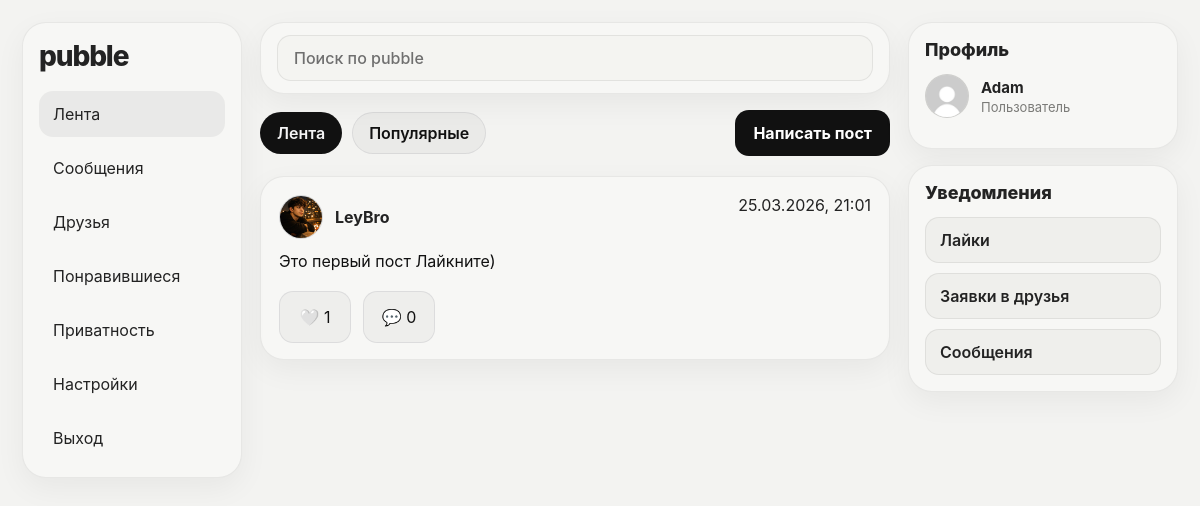
Page / (signed in) on the committed database.
### tables this page shows
CREATE TABLE posts (
            id INTEGER PRIMARY KEY AUTOINCREMENT,
            author_id INTEGER NOT NULL,
            content TEXT NOT NULL,
            created_at TIMESTAMP DEFAULT CURRENT_TIMESTAMP, image_url TEXT DEFAULT '',
            FOREIGN KEY (author_id) REFERENCES users (id)
        );

CREATE TABLE users (
            id INTEGER PRIMARY KEY AUTOINCREMENT,
            username TEXT NOT NULL UNIQUE,
            email TEXT NOT NULL UNIQUE,
            password TEXT NOT NULL,
            created_at TIMESTAMP DEFAULT CURRENT_TIMESTAMP
        , bio TEXT DEFAULT '', avatar_url TEXT DEFAULT '', message_privacy TEXT DEFAULT 'everyone', is_profile_private INTEGER DEFAULT 0, hide_posts INTEGER DEFAULT 0, hide_profile_photos INTEGER DEFAULT 0, email_verified INTEGER DEFAULT 0, email_verification_code TEXT DEFAULT '', password_reset_code TEXT DEFAULT '', password_reset_expires TEXT DEFAULT '', posts_visibility TEXT DEFAULT 'everyone', photos_visibility TEXT DEFAULT 'everyone', last_seen_at TIMESTAMP, is_banned INTEGER DEFAULT 0, ban_reason TEXT DEFAULT '', banned_at TIMESTAMP, is_admin INTEGER DEFAULT 0, is_moderator INTEGER DEFAULT 0);

### app.py (the view, shortened to what this page needs)
@app.route("/")
def index():
    with get_db_connection() as conn:
        if session.get("user_id"):
            posts = conn.execute("""
                SELECT
                    posts.id,
                    posts.author_id,
                    posts.content,
                    posts.image_url,
                    posts.created_at,
                    users.username,
                    users.avatar_url,
                    COUNT(DISTINCT likes.id) AS likes_count,
                    COUNT(DISTINCT comments.id) AS comments_count,
                    MAX(CASE WHEN likes.user_id = ? THEN 1 ELSE 0 END) AS is_liked
                FROM posts
                JOIN users ON posts.author_id = users.id
                LEFT JOIN likes ON posts.id = likes.post_id
                LEFT JOIN comments ON posts.id = comments.post_id
                GROUP BY posts.id
                ORDER BY posts.created_at DESC
            """, (session["user_id"],)).fetchall()
        friends_notifications, messages_notifications = get_notifications(conn, session.get("user_id"))
    return render_template(
        "index.html",
        posts=posts,
        friends_notifications=friends_notifications,
        messages_notifications=messages_notifications
    )

### app.py (called while the page is built)
def update_last_seen(user_id):
    if not user_id:
        return
    with get_db_connection() as conn:
        conn.execute("""
            UPDATE users
            SET last_seen_at = CURRENT_TIMESTAMP
            WHERE id = ?
        """, (user_id,))
        conn.commit()

def get_db_connection():
    conn = sqlite3.connect(DATABASE, timeout=10)
    conn.row_factory = sqlite3.Row
    return conn

def get_notifications(conn, user_id):
    if not user_id:
        return 0, 0
    friends_notifications = conn.execute("""
        SELECT COUNT(*)
        FROM friend_requests
        WHERE receiver_id = ? AND status = 'pending'
    """, (user_id,)).fetchone()[0]
    messages_notifications = conn.execute("""
        SELECT COUNT(*)
        FROM messages
        WHERE is_read = 0
          AND sender_id != ?
          AND conversation_id IN (
              SELECT id FROM conversations
              WHERE user1_id = ? OR user2_id = ?
          )
    """, (user_id, user_id, user_id)).fetchone()[0]
    return friends_notifications, messages_notifications

def is_admin_user(conn, user_id):
    if not user_id:
        return False
    user = conn.execute(
        "SELECT is_admin FROM users WHERE id = ?",
        (user_id,)
    ).fetchone()
    return bool(user and "is_admin" in user.keys() and user["is_admin"] == 1)

def is_moderator_user(conn, user_id):
    if not user_id:
        return False
    user = conn.execute(
        "SELECT is_moderator FROM users WHERE id = ?",
        (user_id,)
    ).fetchone()
    return bool(user and "is_moderator" in user.keys() and user["is_moderator"] == 1)

@app.before_request
def chek_maintenance():
    if MAINTENANCE_MODE:
        return "Сайт на техническом обслуживании.", 503

@app.before_request
def before_request_handler():
    if session.get("user_id"):
        update_last_seen(session["user_id"])

### templates/index.html (shortened to what this page needs)
{% extends "base.html" %}
{% block content %}
{% if not session.get("user_id") %}
    <div class="guest-center">
        <div class="guest-card">
            <h1>Добро пожаловать в Pubble</h1>
            <p>Общайся, делись постами и находи друзей.</p>
            <div class="guest-buttons">
                <a href="/login" class="btn-primary">Войти</a>
                <a href="/register" class="btn-secondary">Регистрация</a>
            </div>
        </div>
    </div>
{% else %}
    <div class="page-top">
        <div class="feed-tabs">
            <a href="/" class="feed-tab {% if request.args.get('tab') != 'popular' %}active{% endif %}">Лента</a>
            <a href="/?tab=popular" class="feed-tab {% if request.args.get('tab') == 'popular' %}active{% endif %}">Популярные</a>
        </div>
        <a class="main-button" href="/create-post">Написать пост</a>
    </div>
    <div class="posts">
        {% if posts %}
            {% for post in posts %}
                <div class="post">
                    <div class="post-header">
                        <div class="post-author-block">
                            <img
                                src="{{ url_for('static', filename=(post.avatar_url or 'default-avatar.jpg')) }}"
                                class="post-author-avatar"
                                alt="avatar"
                            >
                            <strong>
                                <a class="username-link" href="/profile/{{ post.username }}">{{ post.username }}</a>
                            </strong>
                        </div>
                        <span data-utc-time="{{ post.created_at }}">{{ post.created_at }}</span>
                    </div>
                    {% if post.content %}
                        <p>{{ post.content }}</p>
                    {% endif %}
                    <div class="post-actions post-actions-compact">
                        <form method="POST" action="/like/{{ post.id }}">
                            <button type="submit" class="action-mini">
                                {% if post.is_liked %}❤️{% else %}🤍{% endif %}
                                {{ post.likes_count }}
                            </button>
                        </form>
                        <a class="comment-link action-mini" href="/post/{{ post.id }}">
                            💬 {{ post.comments_count }}
                        </a>
                    </div>
                </div>
            {% endfor %}
        {% else %}
            <div class="empty-state">Постов пока нет</div>
        {% endif %}
    </div>
{% endif %}
{% endblock %}

### templates/base.html (shortened to what this page needs)
{% set current_theme = session.get('theme', 'light') %}
{% set is_auth_page = request.path in ['/login', '/register', '/forgot-password'] %}
{% set is_chat_page = request.path.startswith('/messages/') %}
{% set is_logged_in = session.get('user_id') %}
<!DOCTYPE html>
<html lang="ru" data-theme="{{ current_theme }}">
<head>
    <link rel="stylesheet" href="{{ url_for('static', filename='style.css') }}">
</head>
<body class="{% if is_chat_page %}chat-body{% endif %}">
    {% if is_logged_in and not is_auth_page and not is_chat_page %}
        <div class="desktop-shell">
            <aside class="desktop-sidebar">
                <div class="desktop-sidebar-card">
                    <a class="desktop-logo" href="/">pubble</a>
                    <nav class="desktop-nav">
                        <a href="/" class="desktop-nav-link {% if request.path == '/' and request.args.get('tab') != 'popular' %}active{% endif %}">Лента</a>
                        <a href="/messages" class="desktop-nav-link {% if request.path.startswith('/messages') %}active{% endif %}">
                            <span>Сообщения</span>
                        </a>
                        <a href="/friends" class="desktop-nav-link {% if request.path == '/friends' %}active{% endif %}">
                            <span>Друзья</span>
                        </a>
                        <a href="/liked" class="desktop-nav-link {% if request.path == '/liked' %}active{% endif %}">Понравившиеся</a>
                        <a href="/privacy" class="desktop-nav-link {% if request.path == '/privacy' %}active{% endif %}">Приватность</a>
                        <a href="/settings" class="desktop-nav-link {% if request.path == '/settings' %}active{% endif %}">Настройки</a>
                        <a href="/logout" class="desktop-nav-link">Выход</a>
                    </nav>
                </div>
            </aside>
            <div class="desktop-main-column">
                <header class="desktop-topbar">
                    <form class="desktop-search" method="GET" action="/search">
                        <input
                            type="text"
                            name="q"
                            placeholder="Поиск по pubble"
                            value="{{ request.args.get('q', '') }}"
                        >
                    </form>
                </header>
                <main class="desktop-content">
    {% else %}
                <main class="page-wrap {% if is_chat_page %}chat-page-wrap{% elif is_auth_page %}auth-clean-wrap{% else %}guest-clean-wrap{% endif %}">
    {% endif %}
                    {% block content %}{% endblock %}
                </main>
    {% if is_logged_in and not is_auth_page and not is_chat_page %}
            </div>
            <aside class="desktop-rightbar">
                <div class="desktop-side-card profile-side-card">
                    <h3 class="desktop-side-title">Профиль</h3>
                    <a class="profile-side-user" href="/profile/{{ session.get('username') }}">
                        <img
                            src="{{ url_for('static', filename=(session.get('avatar_url') or 'default-avatar.jpg')) }}"
                            alt="avatar"
                            class="profile-side-avatar"
                        >
                        <div class="profile-side-meta">
                            <strong>{{ session.get('username') }}</strong>
                            <span>{{ session.get('full_name') or 'Пользователь' }}</span>
                        </div>
                    </a>
                </div>
                <div class="desktop-side-card notifications-side-card">
                    <h3 class="desktop-side-title">Уведомления</h3>
                    <div class="notify-accordion">
                        <button class="notify-accordion-toggle" type="button" data-accordion-target="likesBox">
                            <span>Лайки</span>
                        </button>
                    </div>
                    <div class="notify-accordion">
                        <button class="notify-accordion-toggle" type="button" data-accordion-target="friendsBox">
                            <span>Заявки в друзья</span>
                        </button>
                    </div>
                    <div class="notify-accordion">
                        <button class="notify-accordion-toggle" type="button" data-accordion-target="messagesBox">
                            <span>Сообщения</span>
                        </button>
                    </div>
                </div>
            </aside>
        </div>
    {% endif %}
</body>
</html>

### rows in the picture
posts: username "LeyBro", content "Это первый пост Лайкните)", likes_count "1", comments_count "0"
users: get "Adam"

### other values in the picture
{{ session.get('full_name') or 'Пользователь' }} "Пользователь"
